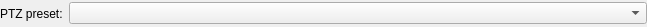
<?xml version="1.0" encoding="UTF-8"?>
<ui version="4.0">
 <class>ExecPtzPresetBusinessActionWidget</class>
 <widget class="QWidget" name="ExecPtzPresetBusinessActionWidget">
  <property name="geometry">
   <rect>
    <x>0</x>
    <y>0</y>
    <width>647</width>
    <height>27</height>
   </rect>
  </property>
  <property name="windowTitle">
   <string/>
  </property>
  <layout class="QHBoxLayout" name="horizontalLayout" stretch="0,1">
   <property name="leftMargin">
    <number>0</number>
   </property>
   <property name="topMargin">
    <number>0</number>
   </property>
   <property name="rightMargin">
    <number>0</number>
   </property>
   <property name="bottomMargin">
    <number>0</number>
   </property>
   <item>
    <widget class="QLabel" name="label">
     <property name="text">
      <string>PTZ preset:</string>
     </property>
     <property name="buddy">
      <cstring>presetComboBox</cstring>
     </property>
    </widget>
   </item>
   <item>
    <widget class="QComboBox" name="presetComboBox"/>
   </item>
  </layout>
 </widget>
 <tabstops>
  <tabstop>presetComboBox</tabstop>
 </tabstops>
 <resources/>
 <connections/>
</ui>
